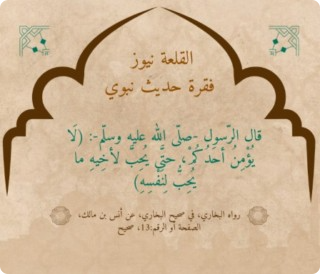
#> input picture tests/sample_decorated_hadith.png, 320 x 274 px; its folder holds only this picture in this run
$ python -i ocr.py   (imports and definitions only)
#> lines starting #> are read from the running program, lines starting #| are printed output that depends on the picture
"""Read the text of a post from an image, in any Arabic script.

Engines, chosen by the kind of writing in the image:
1. Tesseract OCR with the Arabic model (local, no key). It reads printed
   text letter by letter and never "corrects" a word, which matters here: a
   tampered ayah must be read as written. Used first for every image.
2. A vision-language model (Claude or Gemini) when Tesseract's reading is not
   reliable, which is what happens with decorative calligraphy (ثلث، ديواني،
   كوفي), handwriting, stacked letters or text over a busy photo. These models
   read any script, and are told to copy the letters as written, not from memory.

OCR makes mistakes (a dot moved, a letter misread). The app therefore shows
the extracted text so the user can correct it before checking, and the
report treats one-letter differences as a possible reading error rather than
an alteration of the Quran.
"""

from __future__ import annotations

import io
import os
import re
import sys
import shutil
import subprocess
import tempfile
from dataclasses import dataclass, field

from PIL import Image, ImageOps

# Several model names per provider: if one is retired or not enabled for the
# key, the next is tried. An environment variable puts a chosen model first.
# Each model has its own free daily quota, so when one is used up the next is tried.
GEMINI_MODELS = [m for m in (os.environ.get("GEMINI_MODEL"), "gemini-2.5-flash", "gemini-2.5-flash-lite",
                             "gemini-flash-latest", "gemini-2.0-flash") if m]
CLAUDE_MODELS = [m for m in (os.environ.get("CLAUDE_MODEL"), "claude-sonnet-5", "claude-sonnet-4-5",
                             "claude-haiku-4-5-20251001") if m]
# The Arabic Tesseract model ships with the project (tessdata_best, Apache-2.0),
# so no language pack has to be installed separately.
TESSDATA = os.path.join(os.path.dirname(os.path.dirname(os.path.abspath(__file__))), "models", "tessdata")
_PROMPT = (
    "اقرأ كل النص العربي في هذه الصورة. قد يكون مكتوباً بخط زخرفي (الثلث، الديواني، الكوفي، "
    "الفارسي، الرقعة) أو بخط اليد أو فوق صورة، وقد تتراكب الحروف فوق بعضها. "
    "اقرأ الحروف كما رُسمت فعلاً، ولا تكمل النص من حفظك ولا تصحح أي كلمة حتى لو بدت آية أو "
    "حديثاً فيه خطأ، فالمطلوب كشف الأخطاء لا إخفاؤها. إن لم تتبيّن كلمة فاكتب مكانها [؟]. "
    "تجاهل أي كتابة غير عربية مثل أسماء المواقع والعلامات المائية. "
    "حافظ على ترتيب الأسطر من الأعلى إلى الأسفل، وأخرج النص فقط دون أي شرح أو علامات تنسيق."
)
VISION_ENGINES = ("claude", "gemini")


def _tesseract_path() -> str | None:
    """tesseract on PATH, or the default Windows install location."""
    found = shutil.which("tesseract")
    if found:
        return found
    for path in (r"C:\Program Files\Tesseract-OCR\tesseract.exe",
                 r"C:\Program Files (x86)\Tesseract-OCR\tesseract.exe"):
        if os.path.exists(path):
            return path
    return None


def available_engines(gemini_key: str | None = None, claude_key: str | None = None) -> list[str]:
    """Engines in the order they are tried."""
    engines = []
    if _tesseract_path():
        engines.append("tesseract")
    if claude_key:
        engines.append("claude")
    if gemini_key:
        engines.append("gemini")
    return engines


# [97 lines left out: functions _for_vision, _claude, _gemini, _try_models, not called in this run]


def _is_quota(exc: Exception) -> bool:
    msg = str(exc).lower()
    return "429" in msg or "resource_exhausted" in msg or "quota" in msg or "rate limit" in msg


# [4 lines left out: function _is_busy, not called in this run]


def _is_missing(exc: Exception) -> bool:
    msg = str(exc).lower()
    return "404" in msg or "not found" in msg or "not supported" in msg


def _arabic_words(text: str) -> int:
    return len(re.findall(r"[\u0621-\u064A]{2,}", text))


# [14 lines left out: function _variants, not called in this run]


_VOCAB: set[str] | None = None


# [10 lines left out: function _vocabulary, not called in this run]


_ARABIC = re.compile(r"[\u0621-\u064A]")
_ALNUM_JUNK = re.compile(r"[0-9A-Za-z\u0660-\u0669\[\]<>|{}#*+=%$@]")


# [19 lines left out: function _line_counts, not called in this run]


_BIGRAMS = None


# [80 lines left out: functions _bigrams, _pairs_in_sources, _real_words, _drop_noise_lines, not called in this run]


# A word Tesseract reads with less confidence than this is "uncertain": a
# verdict of "wrong" or "not found" that rests on it is shown as "check the
# reading" instead, so a misread letter never becomes an accusation.
WORD_CONFIDENCE = 70


# [55 lines left out: functions _run_tesseract, _tesseract_with_confidence, not called in this run]


def _tesseract(image_bytes: bytes) -> str:
    return _tesseract_with_confidence(image_bytes)[0]


_OPEN_AS_HASH = re.compile("(?<!\\S)#(?=[\u0621-\u064A])")
_CLOSE_AS_DIGIT = re.compile("(?<=[\u0621-\u064A]{3})[4#](?=\\s|$)", re.M)


# [4 lines left out: function _brackets, not called in this run]


_NEW_ITEM = re.compile(r"^(?:و?(?:قال|يقول|عن)\s|رواه\s|متفق عليه|[«﴿])")


# [17 lines left out: function _join_lines, not called in this run]


_KEEP = set("«»\"“”﴿﴾():.،؟!ﷺ")


# [23 lines left out: function _clean, not called in this run]


# Measured: printed text and screenshots read at 58-84 mean confidence;
# ثلث calligraphy at 19-33, even when a few of its fragments look like words.
MIN_CONFIDENCE = 45


# Measured on 16 fonts: decorative scripts (Ruqaa, Kufi display, Nastaliq) leave
# 40-85% of the words uncertain; naskh and plain fonts 0-30%.
MAX_UNCERTAIN_SHARE = 0.4


# [16 lines left out: function reading_is_reliable, not called in this run]


# A line that ends like this closes a sentence; any other line was wrapped by
# the image layout and continues on the next one.
_LINE_END = re.compile(r"[.!؟?»)\]﴾}:؛]\s*$")


# [15 lines left out: function _tidy_vision, not called in this run]


@dataclass
class Reading:
    text: str
    engine: str                                   # tesseract, claude, gemini or tesseract-low
    uncertain: set[str] = field(default_factory=set)   # normalized words read with low confidence
    vision_problem: str = ""   # "quota" or "error" when a configured vision model could not be used


# [9 lines left out: function _same_reading, not called in this run]


def read_image(image_bytes: bytes, mime: str = "image/png", gemini_key: str | None = None,
               claude_key: str | None = None) -> Reading:
    """Read the text of an image.

    Without a vision model: Tesseract's reading, or "tesseract-low" when it
    is not reliable (decorative calligraphy…).

    With a vision model, both read the image. Tesseract copies letters as
    they are and never "corrects" a tampered ayah, so its reading is kept
    when it is reliable AND says the same as the vision model. Otherwise
    (calligraphy, diacritised or decorated text, lines Tesseract skipped)
    the vision model's reading is used."""
    from rapidfuzz import fuzz

    from .normalize import normalize

    engines = available_engines(gemini_key, claude_key)
    errors, local = [], None
    if "tesseract" in engines:
        try:
            text, conf, unsure = _tesseract_with_confidence(image_bytes)
            ok = _arabic_words(text) >= 2 and reading_is_reliable(text, conf, unsure)
            local = Reading(text.strip(), "tesseract" if ok else "tesseract-low", unsure)
        except Exception as exc:
            errors.append(f"tesseract: {exc}")

    for engine in (e for e in engines if e in VISION_ENGINES):
        try:
            raw = (_claude(image_bytes, mime, claude_key) if engine == "claude"
                   else _gemini(image_bytes, mime, gemini_key))
            text = _tidy_vision(raw)
            if _arabic_words(text) < 1:
                continue
            if local and local.engine == "tesseract" and _same_reading(normalize(local.text), normalize(text)):
                return local
            return Reading(text, engine)
        except Exception as exc:  # fall through to the next engine
            errors.append(f"{engine}: {exc}")
            print(f"[tathabbat] vision model {engine} failed: {exc}", file=sys.stderr)

    if local and local.text:
        if any(e in engines for e in VISION_ENGINES):
            vision_errors = [e for e in errors if not e.startswith("tesseract")]
            if vision_errors:
                local.vision_problem = "quota" if any(
                    k in e.lower() for e in vision_errors for k in ("429", "resource_exhausted", "quota")) else "error"
        return local
    raise RuntimeError("; ".join(errors) or "no OCR engine available")


# [5 lines left out: function extract_text, not called in this run]

>>> import cv2
>>> picture = cv2.imread('../tests/sample_decorated_hadith.png', cv2.IMREAD_GRAYSCALE)
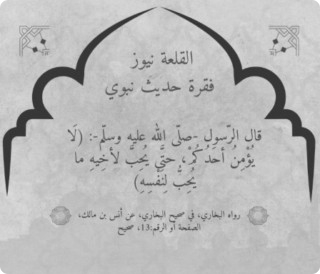
#> picture: shape (274, 320); min 45, max 255, mean 185.7
>>> result = read_image(picture)
#> (the run stopped early here; a loop or call above may not have finished)

$ run again, on tests/sample_photo_small.png
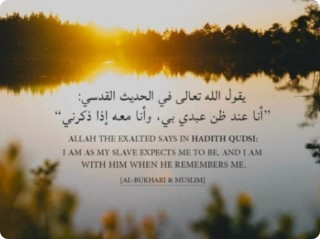
#> input picture tests/sample_photo_small.png, 320 x 239 px
#> `picture = cv2.imread('../tests/sample_decorated_hadith.png', cv2.IMREA..`:
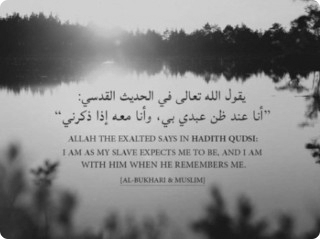
#> picture: shape (239, 320); min 18, max 255, mean 136.1
